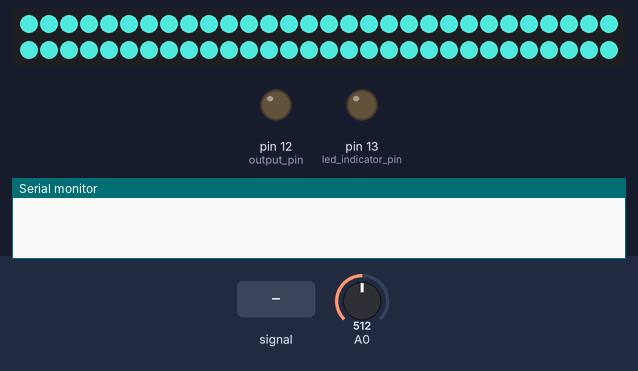
A sketch run on a simulated Arduino Uno, built with avr-gcc and run on an emulated ATmega328P. On the bench: 60 RGB LEDs in strip order, left to right, continuing on the next row, output pins drawn as LEDs (lit = HIGH), the last lines printed to the serial monitor. Inputs (shaded band) come from the test bench; at power-on: A0 = 512. Dim RGB values are drawn brighter than linear.

Above: at 1.2 s.
1.3 s: A0 fed a 200 Hz sine of ±460 counts around its level
At 4.23 s:
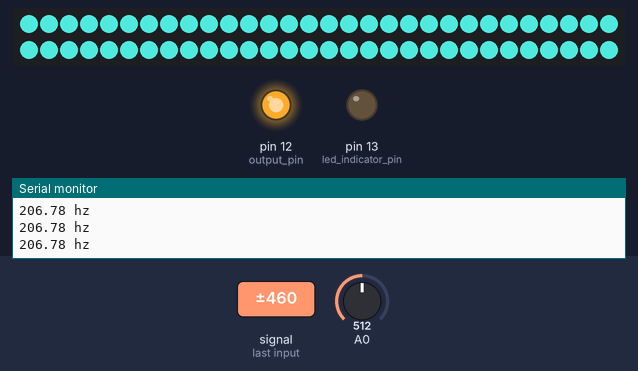
4.3 s: A0 set to 0
At 5.4 s:
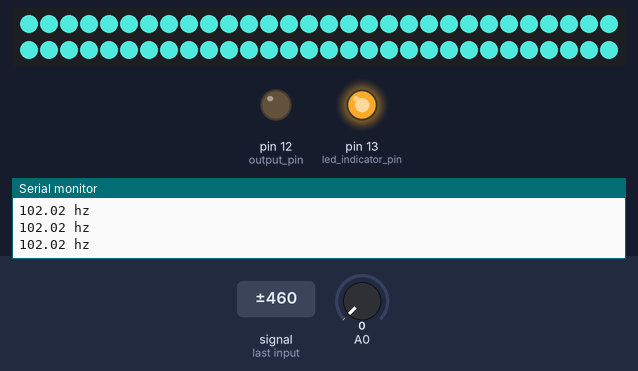
5.8 s: A0 set to 19
At 7.3 s:
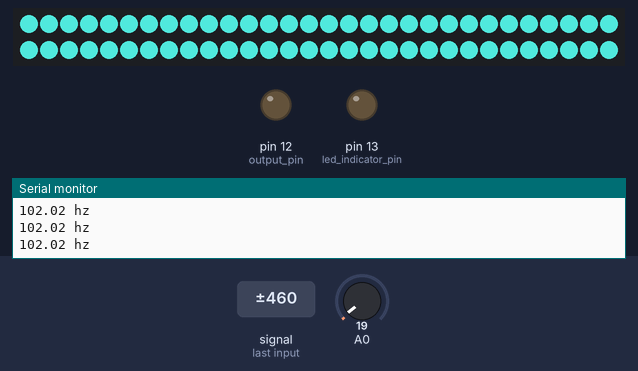
Timing chart, 0 to 8.8 s (numbered marks = the images above; inputs shaded):
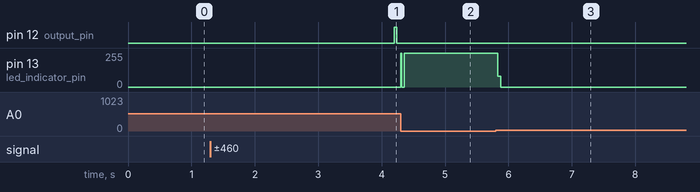

The sketch:

informativeTunerV1GuitarTest.ino
```cpp
//Lume440 informative guitar tuner test code by maos 2016 built on top of
//generalized wave freq detection with 38.5kHz sampling rate and interrupts
//by Amanda Ghassaei
//http://www.instructables.com/id/Arduino-Frequency-Detection/
//Sept 2012
//also using blink sketch from FastLED library
//todo: figure out licensing issues (amanda's code is GNU GPL) - maos

#include "FastLED.h"
#define NUM_LEDS 60 //LE
#define DATA_PIN 7 //LED Pin

// Define the array of leds
CRGB leds[NUM_LEDS];


//clipping indicator variables
boolean clipping = 0;

//data storage variables
byte newData = 0;
byte prevData = 0;
unsigned int time = 0;//keeps time and sends vales to store in timer[] occasionally
int timer[10];//sstorage for timing of events
int slope[10];//storage for slope of events
unsigned int totalTimer;//used to calculate period
unsigned int period;//storage for period of wave
byte index = 0;//current storage index
float frequency;//storage for frequency calculations
int maxSlope = 0;//used to calculate max slope as trigger point
int newSlope;//storage for incoming slope data

//variables for decided whether you have a match
byte noMatch = 0;//counts how many non-matches you've received to reset variables if it's been too long
byte slopeTol = 3;//slope tolerance- adjust this if you need
int timerTol = 10;//timer tolerance- adjust this if you need

//variables for amp detection
unsigned int ampTimer = 0;
byte maxAmp = 0;
byte checkMaxAmp;
byte ampThreshold = 10;//raise if you have a very noisy signal

void setup(){

  Serial.begin(9600);
  //initialize LEDs -maos
  FastLED.addLeds<NEOPIXEL, DATA_PIN>(leds, NUM_LEDS);

  pinMode(13,OUTPUT);//led indicator pin
  pinMode(12,OUTPUT);//output pin

  cli();//diable interrupts

  //set up continuous sampling of analog pin 0 at 38.5kHz

  //clear ADCSRA and ADCSRB registers
  ADCSRA = 0;
  ADCSRB = 0;

  ADMUX |= (1 << REFS0); //set reference voltage
  ADMUX |= (1 << ADLAR); //left align the ADC value- so we can read highest 8 bits from ADCH register only

  ADCSRA |= (1 << ADPS2) | (1 << ADPS0); //set ADC clock with 32 prescaler- 16mHz/32=500kHz
  ADCSRA |= (1 << ADATE); //enabble auto trigger
  ADCSRA |= (1 << ADIE); //enable interrupts when measurement complete
  ADCSRA |= (1 << ADEN); //enable ADC
  ADCSRA |= (1 << ADSC); //start ADC measurements

  sei();//enable interrupts
}

ISR(ADC_vect) {//when new ADC value ready

  PORTB &= B11101111;//set pin 12 low
  prevData = newData;//store previous value
  newData = ADCH;//get value from A0
  if (prevData < 127 && newData >=127){//if increasing and crossing midpoint
    newSlope = newData - prevData;//calculate slope
    if (abs(newSlope-maxSlope)<slopeTol){//if slopes are ==
      //record new data and reset time
      slope[index] = newSlope;
      timer[index] = time;
      time = 0;
      if (index == 0){//new max slope just reset
        PORTB |= B00010000;//set pin 12 high
        noMatch = 0;
        index++;//increment index
      }
      else if (abs(timer[0]-timer[index])<timerTol && abs(slope[0]-newSlope)<slopeTol){//if timer duration and slopes match
        //sum timer values
        totalTimer = 0;
        for (byte i=0;i<index;i++){
          totalTimer+=timer[i];
        }
        period = totalTimer;//set period
        //reset new zero index values to compare with
        timer[0] = timer[index];
        slope[0] = slope[index];
        index = 1;//set index to 1
        PORTB |= B00010000;//set pin 12 high
        noMatch = 0;
      }
      else{//crossing midpoint but not match
        index++;//increment index
        if (index > 9){
          reset();
        }
      }
    }
    else if (newSlope>maxSlope){//if new slope is much larger than max slope
      maxSlope = newSlope;
      time = 0;//reset clock
      noMatch = 0;
      index = 0;//reset index
    }
    else{//slope not steep enough
      noMatch++;//increment no match counter
      if (noMatch>9){
        reset();
      }
    }
  }

  if (newData == 0 || newData == 1023){//if clipping
    PORTB |= B00100000;//set pin 13 high- turn on clipping indicator led
    clipping = 1;//currently clipping
  }

  time++;//increment timer at rate of 38.5kHz

  ampTimer++;//increment amplitude timer
  if (abs(127-ADCH)>maxAmp){
    maxAmp = abs(127-ADCH);
  }
  if (ampTimer==1000){
    ampTimer = 0;
    checkMaxAmp = maxAmp;
    maxAmp = 0;
  }

}

void reset(){//clea out some variables
  index = 0;//reset index
  noMatch = 0;//reset match couner
  maxSlope = 0;//reset slope
}


void checkClipping(){//manage clipping indicator LED
  if (clipping){//if currently clipping
    PORTB &= B11011111;//turn off clipping indicator led
    clipping = 0;
  }
}


void loop(){

  checkClipping();

  if (checkMaxAmp>ampThreshold){
    frequency = 38462/float(period);//calculate frequency timer rate/period
    delay(10);

    //print results
    Serial.print(frequency);
    Serial.println(" hz");
  }
//Amplitude section

//FastLED.setBrightness(frequency);
//delay(100);//delete this if you want


int i=0;

//Start frequency to color logic loop
//todo sort out boolean ranges as frequency buckets -maos
//todo sort out boolean ranges as frequency buckets -maos
//this tuner currently only has 3 buckets for e2 and flat
if (frequency < 40.825) {   //A 4 220 213.825 226.54
  fill_solid( &(leds[i]), 60 /*number of leds*/, CRGB(63,184,175) );
  FastLED.show();
  delay(100);
   // Now turn the LED off, then pause
   // leds[0] = CRGB::Black;
   // FastLED.show();
   // delay(100);
}

 else if (frequency >= 81.00 && frequency <= 83.41) {   //E2 220 213.825 226.54
  fill_solid( &(leds[i]), 60 /*number of leds*/, CRGB(  250,2,60) );
  FastLED.show();
  delay(100);
   // Now turn the LED off, then pause
   // leds[0] = CRGB::Black;
   // FastLED.show();
   // delay(100);
}
else if (frequency >= 79.0 && frequency <= 80.9) {   //A#/Bb 4 233.08 226.54 240.01
fill_solid( &(leds[i]), 60 /*number of leds*/, CRGB(63,184,175) );
  FastLED.show();
//delay(100);
  //dancing bit
  fill_solid( &(leds[50]), 3 /*number of leds*/, CRGB( 250,2,60) );
  FastLED.show();
  //end dancing bit
   // Now turn the LED off, then pause
   // leds[0] = CRGB::Black;
   // FastLED.show();
   // delay(100);
}
else if (frequency >= 77.0 && frequency <= 78.9) {   //A#/Bb 4 233.08 226.54 240.01
fill_solid( &(leds[i]), 60 /*number of leds*/, CRGB(63,184,175) );
  FastLED.show();
  //delay(100);
  //dancing bit
  fill_solid( &(leds[40]), 3 /*number of leds*/, CRGB( 250,2,60) );
  FastLED.show();
}
}
```

Measured:
- after the input at 1.3 s, pin 12 (output_pin): LOW → HIGH after 2.9 s, → LOW 0.04 s later
- after the input at 4.3 s, pin 13 (led_indicator_pin): 0/255 → 255/255 at once
- after the input at 5.8 s, pin 13 (led_indicator_pin): 255/255 → 0/255 at once
